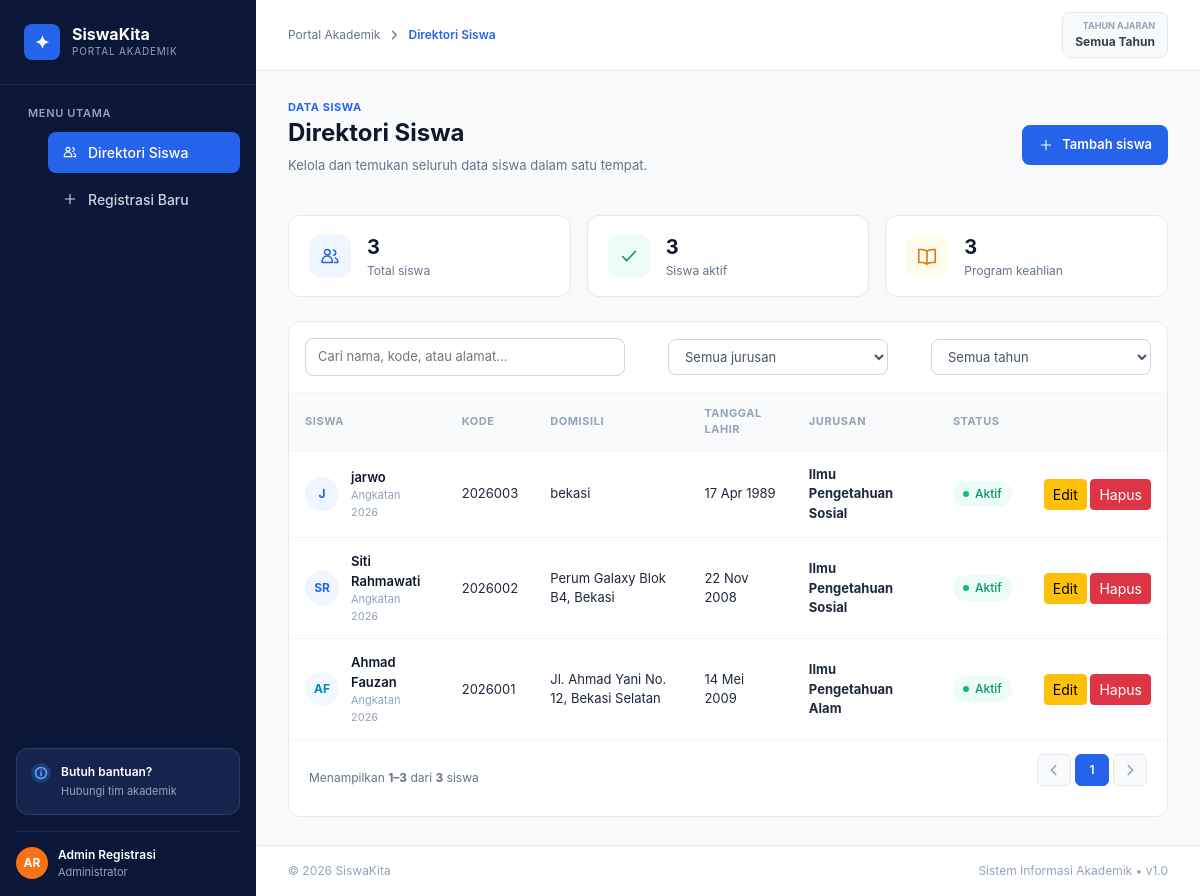
The page / on the database its author committed.
### tables this page shows
CREATE TABLE `siswa` (
  `id_siswa` int(11) NOT NULL,
  `nis` varchar(20) NOT NULL,
  `nisn` varchar(20) NOT NULL,
  `nama_lengkap` varchar(150) NOT NULL,
  `jenis_kelamin` enum('L','P') NOT NULL,
  `tempat_lahir` varchar(50) NOT NULL,
  `tanggal_lahir` date NOT NULL,
  `alamat` text DEFAULT NULL,
  `no_telepon` varchar(20) DEFAULT NULL,
  `email_siswa` varchar(100) DEFAULT NULL,
  `nama_wali` varchar(100) DEFAULT NULL,
  `no_telepon_wali` varchar(20) DEFAULT NULL,
  `id_kelas` int(11) DEFAULT NULL,
  `tahun_ajaran` varchar(9) DEFAULT NULL,
  `status_siswa` enum('Aktif','Lulus','Pindah','Nonaktif') DEFAULT 'Aktif',
  `foto_profil` varchar(255) DEFAULT 'default-avatar.png',
  `tanggal_registrasi` timestamp NULL DEFAULT current_timestamp(),
  `updated_at` timestamp NULL DEFAULT current_timestamp() ON UPDATE current_timestamp()
);

CREATE TABLE `jurusan` (
  `id_jurusan` int(11) NOT NULL,
  `kode_jurusan` varchar(10) NOT NULL,
  `nama_jurusan` varchar(100) NOT NULL
);

### index.php (the view, shortened to what this page needs)
<?php
require_once 'config/koneksi.php';
function h($value): string
{
    return htmlspecialchars((string) $value, ENT_QUOTES, 'UTF-8');
}
function database_result($result)
{
    return $result;
}
$keyword = trim($_GET['cari'] ?? '');
$selected_jurusan = max(0, (int) ($_GET['jurusan'] ?? 0));
$academic_years = [];
for ($start_year = 2000; $start_year <= 2027; $start_year++) {
    $academic_years[] = sprintf('%d/%d', $start_year, $start_year + 1);
}
$selected_tahun = (string) ($_GET['tahun_ajaran'] ?? '');
if (!in_array($selected_tahun, $academic_years, true)) {
    $selected_tahun = '';
}
$search_param = '%' . $keyword . '%';
$per_page = 6;
$page = max(1, (int) ($_GET['halaman'] ?? 1));
$stats_result = database_result(mysqli_query(
    $conn,
    "SELECT COUNT(*) AS total_siswa,
            COALESCE(SUM(status_siswa = 'Aktif'), 0) AS siswa_aktif
     FROM siswa"
));
$stats = mysqli_fetch_assoc($stats_result);
$program_result = database_result(mysqli_query($conn, "SELECT COUNT(*) AS total_jurusan FROM jurusan"));
$total_jurusan = (int) mysqli_fetch_assoc($program_result)['total_jurusan'];
$tahun_ajaran = $selected_tahun !== '' ? $selected_tahun : 'Semua Tahun';
$from_sql = "FROM siswa
             LEFT JOIN kelas ON siswa.id_kelas = kelas.id_kelas
             LEFT JOIN jurusan ON kelas.id_jurusan = jurusan.id_jurusan
             WHERE (? = '' OR siswa.nama_lengkap LIKE ? OR siswa.nis LIKE ?
                    OR siswa.nisn LIKE ? OR siswa.alamat LIKE ?)
               AND (? = 0 OR jurusan.id_jurusan = ?)
               AND (? = '' OR COALESCE(siswa.tahun_ajaran, kelas.tahun_ajaran) = ?)";
$count_stmt = mysqli_prepare($conn, "SELECT COUNT(*) AS total " . $from_sql);
mysqli_stmt_bind_param(
    $count_stmt,
    'sssssiiss',
    $keyword,
    $search_param,
    $search_param,
    $search_param,
    $search_param,
    $selected_jurusan,
    $selected_jurusan,
    $selected_tahun,
    $selected_tahun
);
if (!mysqli_stmt_execute($count_stmt)) {
    mysqli_stmt_close($count_stmt);
    http_response_code(500);
    exit('Pencarian data siswa gagal dijalankan.');
}
$total_filtered = (int) mysqli_fetch_assoc(mysqli_stmt_get_result($count_stmt))['total'];
$total_pages = max(1, (int) ceil($total_filtered / $per_page));
$page = min($page, $total_pages);
$offset = ($page - 1) * $per_page;
$student_sql = "SELECT siswa.*, kelas.nama_kelas,
                       COALESCE(siswa.tahun_ajaran, kelas.tahun_ajaran) AS tahun_ajaran,
                       jurusan.nama_jurusan, jurusan.kode_jurusan
                " . $from_sql . "
                ORDER BY siswa.id_siswa DESC
                LIMIT ? OFFSET ?";
$student_stmt = mysqli_prepare($conn, $student_sql);
mysqli_stmt_bind_param(
    $student_stmt,
    'sssssiissii',
    $keyword,
    $search_param,
    $search_param,
    $search_param,
    $search_param,
    $selected_jurusan,
    $selected_jurusan,
    $selected_tahun,
    $selected_tahun,
    $per_page,
    $offset
);
if (!mysqli_stmt_execute($student_stmt)) {
    mysqli_stmt_close($student_stmt);
    http_response_code(500);
    exit('Daftar siswa gagal dimuat.');
}
$daftar_siswa = mysqli_fetch_all(mysqli_stmt_get_result($student_stmt), MYSQLI_ASSOC);
$first_result = $total_filtered === 0 ? 0 : $offset + 1;
$last_result = min($offset + count($daftar_siswa), $total_filtered);
$page_url = function ($page_number) use ($keyword, $selected_jurusan, $selected_tahun) {
    return 'index.php?' . http_build_query([
        'cari' => $keyword,
        'jurusan' => $selected_jurusan,
        'tahun_ajaran' => $selected_tahun,
        'halaman' => $page_number,
    ]);
};
?>
<!DOCTYPE html>
<html lang="id">
<head>
  <link rel="stylesheet" href="asssets/css/bootstrap.min.css?v=1">
  <link rel="stylesheet" href="asssets/css/style.css?v=20261117">
</head>
<body>
  <aside class="sidebar">
    <div>
      <a class="brand-box" href="index.php" style="color: inherit; text-decoration: none;">
        <div class="sidebar-brand-icon" aria-hidden="true">&#10022;</div>
        <div>
          <div class="brand-title">SiswaKita</div>
          <div class="brand-subtitle">Portal Akademik</div>
        </div>
      </a>
      <div class="menu-section">
        <p class="menu-heading">Menu Utama</p>
        <ul class="nav-list">
          <li><a href="index.php" class="nav-link-custom active" aria-current="page"><svg class="nav-icon" aria-hidden="true" viewBox="0 0 24 24" fill="none"><circle cx="9" cy="8" r="3"></circle><path d="M3.5 19v-1.5a5.5 5.5 0 0 1 11 0V19h-11ZM16 5.5a3 3 0 0 1 0 5.8M18 14a5 5 0 0 1 2.5 4.3V19H17"></path></svg><span>Direktori Siswa</span></a></li>
          <li><a href="registrasi.php" class="nav-link-custom"><svg class="nav-icon" aria-hidden="true" viewBox="0 0 24 24" fill="none"><path d="M12 5v14M5 12h14"></path></svg><span>Registrasi Baru</span></a></li>
        </ul>
      </div>
    </div>
    <div class="sidebar-footer">
      <div class="help-box">
        <div class="help-badge"><svg class="ui-icon" aria-hidden="true" viewBox="0 0 16 16" fill="none"><circle cx="8" cy="8" r="6.25"></circle><path d="M8 7.25v4M8 4.75h.01"></path></svg></div>
        <div>
          <div class="help-title">Butuh bantuan?</div>
          <div class="help-subtitle">Hubungi tim akademik</div>
        </div>
      </div>
      <div class="admin-box">
        <div class="admin-avatar">AR</div>
        <div>
          <div class="admin-name">Admin Registrasi</div>
          <div class="admin-role">Administrator</div>
        </div>
      </div>
    </div>
  </aside>
  <div class="main-wrapper">
    <div>
      <header class="topbar">
        <nav class="breadcrumb-custom" aria-label="Breadcrumb">
          <span>Portal Akademik</span>
          <svg class="ui-icon breadcrumb-icon" aria-hidden="true" viewBox="0 0 16 16" fill="none"><path d="m6 3 5 5-5 5"></path></svg>
          <span class="breadcrumb-active">Direktori Siswa</span>
        </nav>
        <div class="tahun-box">
          <div class="tahun-label">Tahun Ajaran</div>
          <div class="tahun-value"><?= h($tahun_ajaran) ?></div>
        </div>
      </header>
      <main class="content-container">
        <div class="page-header">
          <div>
            <div class="page-eyebrow">Data Siswa</div>
            <h1 class="page-title">Direktori Siswa</h1>
            <p class="page-subtitle">Kelola dan temukan seluruh data siswa dalam satu tempat.</p>
          </div>
          <a href="registrasi.php" class="btn-primary-custom"><svg class="ui-icon" aria-hidden="true" viewBox="0 0 24 24" fill="none"><path d="M12 5v14M5 12h14"></path></svg>Tambah siswa</a>
        </div>
        <div class="stats-grid">
          <div class="stat-card">
            <div class="stat-icon icon-blue"><svg aria-hidden="true" viewBox="0 0 24 24" fill="none"><circle cx="9" cy="8" r="3"></circle><path d="M3.5 19v-1.5a5.5 5.5 0 0 1 11 0V19h-11ZM16 5.5a3 3 0 0 1 0 5.8M18 14a5 5 0 0 1 2.5 4.3V19H17"></path></svg></div>
            <div><div class="stat-number"><?= number_format((int) $stats['total_siswa'], 0, ',', '.') ?></div><div class="stat-label">Total siswa</div></div>
          </div>
          <div class="stat-card">
            <div class="stat-icon icon-green"><svg aria-hidden="true" viewBox="0 0 24 24" fill="none"><path d="m5 12.5 4.5 4.5L19 7"></path></svg></div>
            <div><div class="stat-number"><?= number_format((int) $stats['siswa_aktif'], 0, ',', '.') ?></div><div class="stat-label">Siswa aktif</div></div>
          </div>
          <div class="stat-card">
            <div class="stat-icon icon-amber"><svg aria-hidden="true" viewBox="0 0 24 24" fill="none"><path d="M12 7v14M12 7C10.7 5.7 8.8 5 6 5H3v14h4c2.2 0 3.8.6 5 2m0-14c1.3-1.3 3.2-2 6-2h3v14h-4c-2.2 0-3.8.6-5 2"></path></svg></div>
            <div><div class="stat-number"><?= number_format($total_jurusan, 0, ',', '.') ?></div><div class="stat-label">Program keahlian</div></div>
          </div>
        </div>
        <section class="table-card" aria-label="Daftar siswa">
          <form id="directoryFilters" class="filter-bar" method="get" action="index.php">
            <input id="directorySearch" type="search" name="cari" class="search-input" placeholder="Cari nama, kode, atau alamat..." value="<?= h($keyword) ?>" aria-label="Cari siswa">
            <select name="jurusan" class="jurusan-select" aria-label="Filter jurusan" onchange="this.form.submit()">
              <option value="0">Semua jurusan</option>
            </select>
            <select name="tahun_ajaran" class="jurusan-select" aria-label="Filter tahun ajaran" onchange="this.form.submit()">
              <option value="">Semua tahun</option>
            </select>
          </form>
          <div class="table-responsive">
            <table class="table-custom">
              <thead>
                <tr>
                  <th>Siswa</th>
                  <th>Kode</th>
                  <th>Domisili</th>
                  <th>Tanggal lahir</th>
                  <th>Jurusan</th>
                  <th>Status</th>
                  <th></th>
                </tr>
              </thead>
              <tbody>
                <?php if ($daftar_siswa): ?>
                  <?php foreach ($daftar_siswa as $row): ?>
                    <?php
                      $nama_parts = preg_split('/\s+/', trim($row['nama_lengkap']));
                      $initials = strtoupper(substr($nama_parts[0] ?? '?', 0, 1) . substr($nama_parts[1] ?? '', 0, 1));
                      $avatar_colors = ['av-blue', 'av-sky', 'av-blue', 'av-amber'];
                      $avatar_class = $avatar_colors[(int) $row['id_siswa'] % count($avatar_colors)];
                      $status = $row['status_siswa'] ?: 'Nonaktif';
                      $status_class = $status === 'Aktif' ? 'badge-aktif' : 'badge-nonaktif';
                      $dot_class = $status === 'Aktif' ? 'dot-green' : 'dot-gray';
                      $birth_date = '-';
                      if (!empty($row['tanggal_lahir']) && $row['tanggal_lahir'] !== '0000-00-00') {
                          $months = [1 => 'Jan', 'Feb', 'Mar', 'Apr', 'Mei', 'Jun', 'Jul', 'Agu', 'Sep', 'Okt', 'Nov', 'Des'];
                          $birth_timestamp = strtotime($row['tanggal_lahir']);
                          $birth_date = date('d', $birth_timestamp) . ' ' . $months[(int) date('n', $birth_timestamp)] . ' ' . date('Y', $birth_timestamp);
                      }
                      $angkatan = substr((string) ($row['tahun_ajaran'] ?? ''), 0, 4);
                    ?>
                    <tr class="student-row">
                      <td>
                        <div class="student-info">
                          <div class="avatar-circle <?= h($avatar_class) ?>"><?= h($initials) ?></div>
                          <div>
                            <div class="student-name"><?= h($row['nama_lengkap']) ?></div>
                            <div class="student-angkatan"><?= $angkatan !== '' ? 'Angkatan ' . h($angkatan) : h($row['nama_kelas'] ?? 'Siswa') ?></div>
                          </div>
                        </div>
                      </td>
                      <td><?= h($row['nis']) ?></td>
                      <td><?= h($row['alamat'] ?: '-') ?></td>
                      <td><?= h($birth_date) ?></td>
                      <td><strong><?= h($row['nama_jurusan'] ?? 'Belum diatur') ?></strong></td>
                      <td><span class="<?= h($status_class) ?>"><span class="<?= h($dot_class) ?>"></span><?= h($status) ?></span></td>
                      <td class="text-nowrap">
                        <a href="edit.php?id=<?= (int) $row['id_siswa'] ?>" class="btn btn-sm btn-warning">Edit</a>
                        <a href="index.php?hapus=<?= (int) $row['id_siswa'] ?>" class="btn btn-sm btn-danger" onclick="return confirm('Yakin ingin menghapus data siswa ini?')">Hapus</a>
                      </td>
                    </tr>
                  <?php endforeach; ?>
                <?php else: ?>
                  <tr><td colspan="7" class="empty-state">Data siswa tidak ditemukan.</td></tr>
                <?php endif; ?>
              </tbody>
            </table>
          </div>
          <div class="table-footer">
            <div>Menampilkan <strong><?= $first_result ?>–<?= $last_result ?></strong> dari <strong><?= number_format($total_filtered, 0, ',', '.') ?></strong> siswa</div>
            <?php if ($total_filtered > 0): ?>
              <nav aria-label="Navigasi halaman">
                <ul class="pagination-list">
                  <li>
                    <?php if ($page > 1): ?>
                      <a href="<?= h($page_url($page - 1)) ?>" class="page-btn" aria-label="Halaman sebelumnya"><svg class="ui-icon" aria-hidden="true" viewBox="0 0 16 16" fill="none"><path d="m10 3-5 5 5 5"></path></svg></a>
                    <?php else: ?>
                      <span class="page-btn disabled" aria-disabled="true"><svg class="ui-icon" aria-hidden="true" viewBox="0 0 16 16" fill="none"><path d="m10 3-5 5 5 5"></path></svg></span>
                    <?php endif; ?>
                  </li>
                  <?php
                    $pages = array_values(array_unique(array_filter([1, $page - 1, $page, $page + 1, $total_pages], function ($number) use ($total_pages) {
                        return $number >= 1 && $number <= $total_pages;
                    })));
                    sort($pages);
                  ?>
                  <?php foreach ($pages as $page_number): ?>
                    <li><a href="<?= h($page_url($page_number)) ?>" class="page-btn <?= $page_number === $page ? 'active' : '' ?>" <?= $page_number === $page ? 'aria-current="page"' : '' ?>><?= $page_number ?></a></li>
                  <?php endforeach; ?>
                  <li>
                    <?php if ($page < $total_pages): ?>
                      <a href="<?= h($page_url($page + 1)) ?>" class="page-btn" aria-label="Halaman berikutnya"><svg class="ui-icon" aria-hidden="true" viewBox="0 0 16 16" fill="none"><path d="m6 3 5 5-5 5"></path></svg></a>
                    <?php else: ?>
                      <span class="page-btn disabled" aria-disabled="true"><svg class="ui-icon" aria-hidden="true" viewBox="0 0 16 16" fill="none"><path d="m6 3 5 5-5 5"></path></svg></span>
                    <?php endif; ?>
                  </li>
                </ul>
              </nav>
            <?php endif; ?>
          </div>
        </section>
      </main>
    </div>
    <footer class="footer-custom">
      <span>&copy; <?= date('Y') ?> SiswaKita</span>
      <span>Sistem Informasi Akademik &bull; v1.0</span>
    </footer>
  </div>
</body>
</html>

### rows shown on the page
siswa: nama_lengkap "J", nama_lengkap "jarwo", angkatan "2026", nis "2026003", alamat "bekasi", tanggal_lahir "17 Apr 1989", jurusan.nama_jurusan "Ilmu Pengetahuan Sosial", status_siswa "Aktif"
siswa: nama_lengkap "SR", nama_lengkap "Siti Rahmawati", angkatan "2026", nis "2026002", alamat "Perum Galaxy Blok B4, Bekasi", tanggal_lahir "22 Nov 2008", jurusan.nama_jurusan "Ilmu Pengetahuan Sosial", status_siswa "Aktif"
siswa: nama_lengkap "AF", nama_lengkap "Ahmad Fauzan", angkatan "2026", nis "2026001", alamat "Jl. Ahmad Yani No. 12, Bekasi Selatan", tanggal_lahir "14 Mei 2009", jurusan.nama_jurusan "Ilmu Pengetahuan Alam", status_siswa "Aktif"

### other values the page prints
$tahun_ajaran "Semua Tahun"
$stats['total_siswa'] "3"
$stats['siswa_aktif'] "3"
$total_jurusan "3"
$first_result "1"
$last_result "3"
$total_filtered "3"
$page_number "1"
